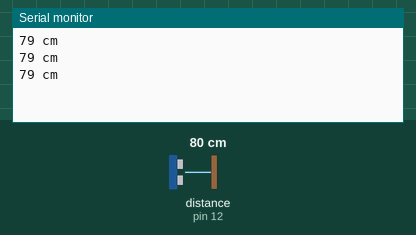
The sketch below on a simulated Arduino Uno, built with avr-gcc and run on an emulated ATmega328P. Shown: the last lines printed to the serial monitor. Wiring (inferred from the names in the program): ultrasonic range finder: trigger pin 13; echo pin 12. The inputs (shaded band) are chosen by the test bench; at power-on: distance to the obstacle (sensor on pin 12) 80 cm. The echo pulse lasts 58.3 µs per cm.

Above: at 1.3 s.
1.4 s: distance to the obstacle (sensor on pin 12) set to 195 cm
At 2.8 s:
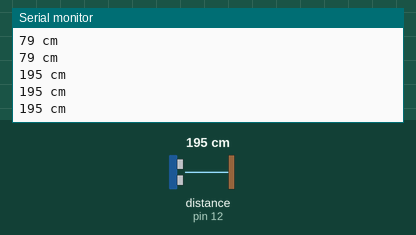
2.9 s: distance to the obstacle (sensor on pin 12) set to 204 cm
At 3.6 s:
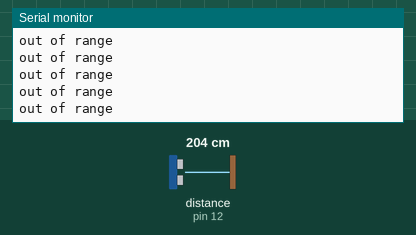

The sketch:

echoDistance.ino
```cpp
#define trigPIN 13
#define echoPIN 12
void setup() {
  // put your setup code here, to run once:
  Serial.begin(9600);
  pinMode(trigPIN, OUTPUT);
  pinMode(echoPIN, INPUT);
}

void loop() {
  // put your main code here, to run repeatedly:
  long duration, distance;
  digitalWrite(trigPIN,LOW);
  delayMicroseconds(2);
  digitalWrite(trigPIN,HIGH);
  delayMicroseconds(10);
  digitalWrite(trigPIN,LOW);
  duration = pulseIn(echoPIN, HIGH);
  distance = (duration/2)/29.1;
  if(distance >= 200 || distance <= 0)
    Serial.println("out of range");
  else{
    Serial.print(distance);
    Serial.println(" cm");
  delay(500);
  }
}
```

Measured:
- the behaviour switches between 199 and 200 cm on distance to the obstacle (sensor on pin 12) (found by bisection; images 1 and 2)
- after the input at 1.4 s, the serial monitor: prints a new line after 0.13 s (image 1)
- after the input at 2.9 s, the serial monitor: prints a new line after 0.17 s (image 2)
